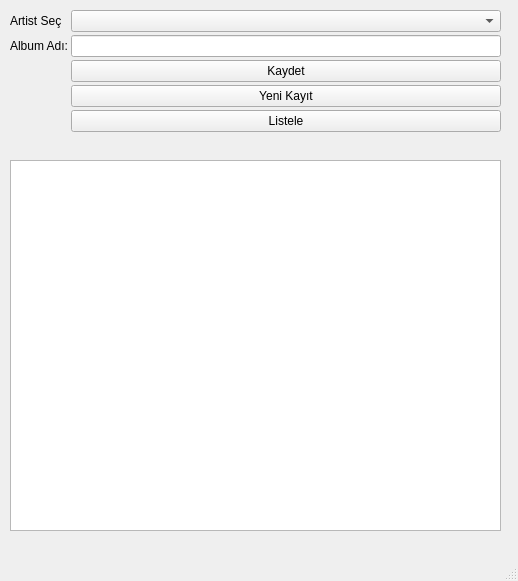
<?xml version="1.0" encoding="UTF-8"?>
<ui version="4.0">
 <class>MainWindow</class>
 <widget class="QMainWindow" name="MainWindow">
  <property name="geometry">
   <rect>
    <x>0</x>
    <y>0</y>
    <width>518</width>
    <height>581</height>
   </rect>
  </property>
  <property name="windowTitle">
   <string>MainWindow</string>
  </property>
  <widget class="QWidget" name="centralwidget">
   <widget class="QWidget" name="formLayoutWidget">
    <property name="geometry">
     <rect>
      <x>10</x>
      <y>10</y>
      <width>491</width>
      <height>141</height>
     </rect>
    </property>
    <layout class="QFormLayout" name="formLayout">
     <property name="sizeConstraint">
      <enum>QLayout::SetNoConstraint</enum>
     </property>
     <property name="fieldGrowthPolicy">
      <enum>QFormLayout::AllNonFixedFieldsGrow</enum>
     </property>
     <property name="rowWrapPolicy">
      <enum>QFormLayout::DontWrapRows</enum>
     </property>
     <property name="horizontalSpacing">
      <number>3</number>
     </property>
     <property name="verticalSpacing">
      <number>3</number>
     </property>
     <item row="0" column="0">
      <widget class="QLabel" name="label_2">
       <property name="text">
        <string>Artist Seç</string>
       </property>
      </widget>
     </item>
     <item row="0" column="1">
      <widget class="QComboBox" name="cmbArtist"/>
     </item>
     <item row="1" column="0">
      <widget class="QLabel" name="label">
       <property name="text">
        <string>Album Adı:</string>
       </property>
      </widget>
     </item>
     <item row="1" column="1">
      <widget class="QLineEdit" name="ilkFormTxt"/>
     </item>
     <item row="2" column="1">
      <widget class="QPushButton" name="Dugme">
       <property name="enabled">
        <bool>true</bool>
       </property>
       <property name="sizePolicy">
        <sizepolicy hsizetype="Minimum" vsizetype="Minimum">
         <horstretch>0</horstretch>
         <verstretch>0</verstretch>
        </sizepolicy>
       </property>
       <property name="sizeIncrement">
        <size>
         <width>0</width>
         <height>0</height>
        </size>
       </property>
       <property name="text">
        <string>Kaydet</string>
       </property>
       <property name="autoRepeatDelay">
        <number>300</number>
       </property>
      </widget>
     </item>
     <item row="3" column="1">
      <widget class="QPushButton" name="btKaydet">
       <property name="text">
        <string>Yeni Kayıt</string>
       </property>
      </widget>
     </item>
     <item row="4" column="1">
      <widget class="QPushButton" name="listele">
       <property name="text">
        <string>Listele</string>
       </property>
      </widget>
     </item>
    </layout>
   </widget>
   <widget class="QTableWidget" name="tblAlbum">
    <property name="geometry">
     <rect>
      <x>10</x>
      <y>160</y>
      <width>491</width>
      <height>371</height>
     </rect>
    </property>
   </widget>
  </widget>
  <widget class="QMenuBar" name="menubar">
   <property name="geometry">
    <rect>
     <x>0</x>
     <y>0</y>
     <width>518</width>
     <height>18</height>
    </rect>
   </property>
  </widget>
  <widget class="QStatusBar" name="statusbar"/>
 </widget>
 <resources/>
 <connections/>
</ui>
